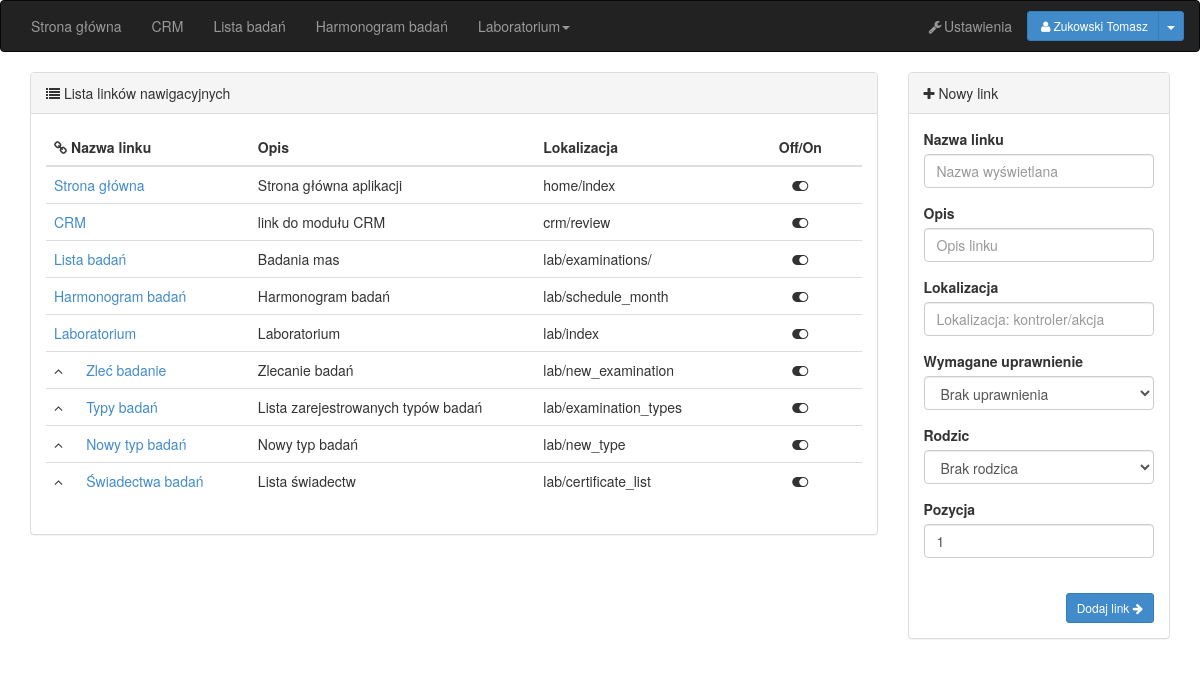
Screenshot of /navigation/links_list (signed in) with the database file from the repository.
### tables this page shows
CREATE TABLE IF NOT EXISTS `_conf_navigation_links` (
`id` int(11) NOT NULL,
  `link` varchar(255) NOT NULL,
  `description` text NOT NULL,
  `location` varchar(255) NOT NULL,
  `_permission` int(11) NOT NULL DEFAULT '0',
  `_active` int(11) NOT NULL DEFAULT '1',
  `_parent` int(11) NOT NULL DEFAULT '0',
  `_possition` int(11) NOT NULL DEFAULT '1'
);

### Controllers/navigation_controller.php (called while the page is built, shortened)
<?php
class navigation_controller extends controller
{
    public function links_list()
    {
        $View = $this->loadView();
        $View->links_list();
        $View->render('links_list');
    }
}

### index.php (called while the page is built, shortened)
<?php
$URL = new Router();
$Controller = new $controller_name();
$action_name = $URL->getAction();
$Controller->$action_name($URL->getParams());
?>

### Models/model.php (called while the page is built, shortened)
<?php
abstract class model
{
    protected $pdo;
    public function __construct()
    {
        try
        {
            $this->pdo = new PDO('mysql:host=' . $settings['host'] . ';dbname=' . $settings['dbase'], $settings['user'], $settings['pass'],array(PDO::MYSQL_ATTR_INIT_COMMAND => "SET NAMES utf8") );
            $this->pdo->setAttribute(PDO::ATTR_ERRMODE, PDO::ERRMODE_EXCEPTION);
        } catch(PDOException $e)
        {
            if(isset($_SESSION['id']))
            {
                Permissions::forwarding('/users/log_out/');
            }
            if(strpos($_SERVER['REQUEST_URI'],'/modules/install_app')===false)
            {
                view::setAlertPanel('Nie udało się połączyć z bazą danych! <a href="/modules/install_app/">Instalator</a>', 'danger', null, null);
            }
        }
    }
    public function getData($query = null, $mode = true)
    {
        try
        {
            $result = $this->pdo->query($query);
            if(!empty($result))
            {
                if($mode==true)
                {
                    $data = null;
                    while($row = $result->fetch(PDO::FETCH_ASSOC))
                    {
                        $data[] = $row;
                    }
                }
                else
                {
                    $data = null;
                    while($row = $result->fetch(PDO::FETCH_ASSOC))
                    {
                        $data[] = $row;
                    }
                }
                return $data;
            }
        } catch(PDOException $e)
        {
            return false;
        }
        return false;
    }
}

### Views/navigation_view.php (called while the page is built, shortened)
<?php
class navigation_view extends view
{
    public function links_list() {
        $Model = $this->loadModel();
        $Model->setLinks();
    }
}

### Permissions.class.php (called while the page is built, shortened)
<?php
class Permissions {
    public static function checkPermission($right, $forwarding=false) {
        if(!empty($_SESSION['id']))
        {
            if(is_string($right))
            {
                $right = trim($right);
            }
            if($right===true)
            {
                return true;
            }
            if(is_string($right) && !empty($right))
            {
                if(in_array($right,$_SESSION['rights_set']))
                {
                    return true;
                }
            }
            return false;
        }
    }
}

### Templates/default/navigation/links_list.php (the view, shortened to what this page needs)
<!DOCTYPE html>
<html>
    <head>
        <?php include 'Templates/'.$_SESSION['layout'].'/Const/header.php'; ?>
    </head>
    <body>
        <?php include 'Templates/'.$_SESSION['layout'].'/Const/main_nav_bar.php'; ?>
        <div class="container">
            <div class="row">
                <div class="col-sm-9">
                    <div class="panel panel-default">
                        <div class="panel-heading">
                            <i class="fa fa-list"></i> Lista linków nawigacyjnych
                        </div>
                        <div class="panel-body">
                            <table class="table table-responsive table-hover">
                                <thead>
                                    <th style="width: 25%;" colspan="2"><i class="fa fa-link"></i> Nazwa linku</th>
                                    <th style="width: 35%;">Opis</th>
                                    <th style="width: 25%;">Lokalizacja</th>
                                    <th class="text-center">Off/On</th>
                                </thead>
                                <?php
                                if($links = $this->get('links_list'))
                                {
                                    foreach($links as $link)
                                    {
                                        if($link['_parent']==0)
                                        {
                                            echo "<tr>";
                                            echo "<td colspan='2'><a href='/navigation/edit_link/".$link['id']."'>".$link['link']."</a></td>";
                                            echo "<td>".$link['description']."</td>";
                                            echo "<td>".$link['location']."</td>";
                                            echo ($link['_active']==1) ? '<td class="text-center"><i class="fa fa-toggle-on"></i></td>' : '<td class="text-center"><i class="fa fa-toggle-off"></i></td>';
                                            echo "</tr>";
                                            foreach($links as $link2)
                                            {
                                                if($link2['_parent']==$link['id'])
                                                {
                                                    echo "<tr><td><i class='fa fa-angle-up'></i> </td>";
                                                    echo "<td><a href='/navigation/edit_link/" . $link2['id'] . "'>" . $link2['link'] . "</a></td>";
                                                    echo "<td>" . $link2['description'] . "</td>";
                                                    echo "<td>" . $link2['location'] . "</td>";
                                                    echo ($link2['_active'] == 1) ? '<td class="text-center"><i class="fa fa-toggle-on"></i></td>' : '<td class="text-center"><i class="fa fa-toggle-off"></i></td>';
                                                    echo "</tr>";
                                                }
                                            }
                                        }
                                    }
                                }
                                else
                                {
                                    echo "<tr><td class='text-center'>Brak zarejestrowanych linków.</td></tr>";
                                }
                                ?>
                            </table>
                        </div>
                    </div>
                </div>
                <div class="col-sm-3">
                    <?php
                    if(Permissions::checkPermission('navigation_ link_new'))
                    {
                        ?>
                        <div class="panel panel-default">
                            <div class="panel-heading">
                                <i class="fa fa-plus"></i> Nowy link
                            </div>
                            <div class="panel-body">
                                <form action="<?php echo $_this_path; ?>" method="POST">
                                    <label>Nazwa linku</label>
                                    <div class="form-group <?php echo $this->get('form_errors', 'name', 'class'); ?>">
                                        <input type="text" class="form-control" name="name"
                                               value="<?php echo (isset($_POST['name'])) ? $_POST['name'] : ''; ?>"
                                               placeholder="Nazwa wyświetlana" required />
                                    </div>
                                    <label>Opis</label>
                                    <div
                                        class="form-group <?php echo $this->get('form_errors', 'description', 'class'); ?>">
                                        <input type="text" class="form-control" name="description"
                                               value="<?php echo (isset($_POST['description'])) ? $_POST['description'] : ''; ?>"
                                               placeholder="Opis linku" />
                                    </div>
                                    <label>Lokalizacja</label>
                                    <div
                                        class="form-group <?php echo $this->get('form_errors', 'localization', 'class'); ?>">
                                        <input type="text" class="form-control" name="localization"
                                               value="<?php echo (isset($_POST['localization'])) ? $_POST['localization'] : ''; ?>"
                                               placeholder="Lokalizacja: kontroler/akcja" required />
                                    </div>
                                    <label>Wymagane uprawnienie</label>
                                    <div
                                        class="form-group <?php echo $this->get('form_errors', 'permission', 'class'); ?>">
                                        <select name="permission" class="form-control">
                                            <option value="0">Brak uprawnienia</option>
                                        </select>
                                    </div>
                                    <label>Rodzic</label>
                                    <div class="form-group <?php echo $this->get('form_errors', 'parent', 'class'); ?>">
                                        <select name="parent" class="form-control">
                                            <option value="0">Brak rodzica</option>
                                        </select>
                                    </div>
                                    <label>Pozycja</label>
                                    <div
                                        class="form-group <?php echo $this->get('form-errors', 'possition', 'class'); ?>">
                                        <input type="number" class="form-control" name="possition" min="1"
                                               value="<?php echo (isset($_POST['possition'])) ? $_POST['possition'] : '1'; ?>"
                                               max="15" />
                                    </div>
                                    <div style="width: 100%;" class="text-right">
                                        <br />
                                        <button class="btn btn-primary btn-sm" type="submit">Dodaj link <i
                                                class="fa fa-arrow-right"></i></button>
                                    </div>
                                </form>
                            </div>
                        </div>
                    <?php
                    }
                    ?>
                </div>
            </div>
        </div>
    </body>
</html>

### rows the page displays
_conf_navigation_links: link "Typy badań", description "Lista zarejestrowanych typów badań", location "lab/examination_types", _active 1 (drawn)
_conf_navigation_links: link "Nowy typ badań", description "Nowy typ badań", location "lab/new_type", _active 1 (drawn)
_conf_navigation_links: link "Świadectwa badań", description "Lista świadectw", location "lab/certificate_list", _active 1 (drawn)

### other values shown
$link['link'] "Strona główna"
$link['link'] "CRM"
$link['link'] "Lista badań"
$link['link'] "Harmonogram badań"
$link['link'] "Laboratorium"
$_SESSION['user'] "Zukowski Tomasz"
$link['description'] "Strona główna aplikacji"
$link['location'] "home/index"
$link['description'] "link do modułu CRM"
$link['location'] "crm/review"
$link['description'] "Badania mas"
$link['location'] "lab/examinations/"
$link['description'] "Harmonogram badań"
$link['location'] "lab/schedule_month"
$link['description'] "Laboratorium"
